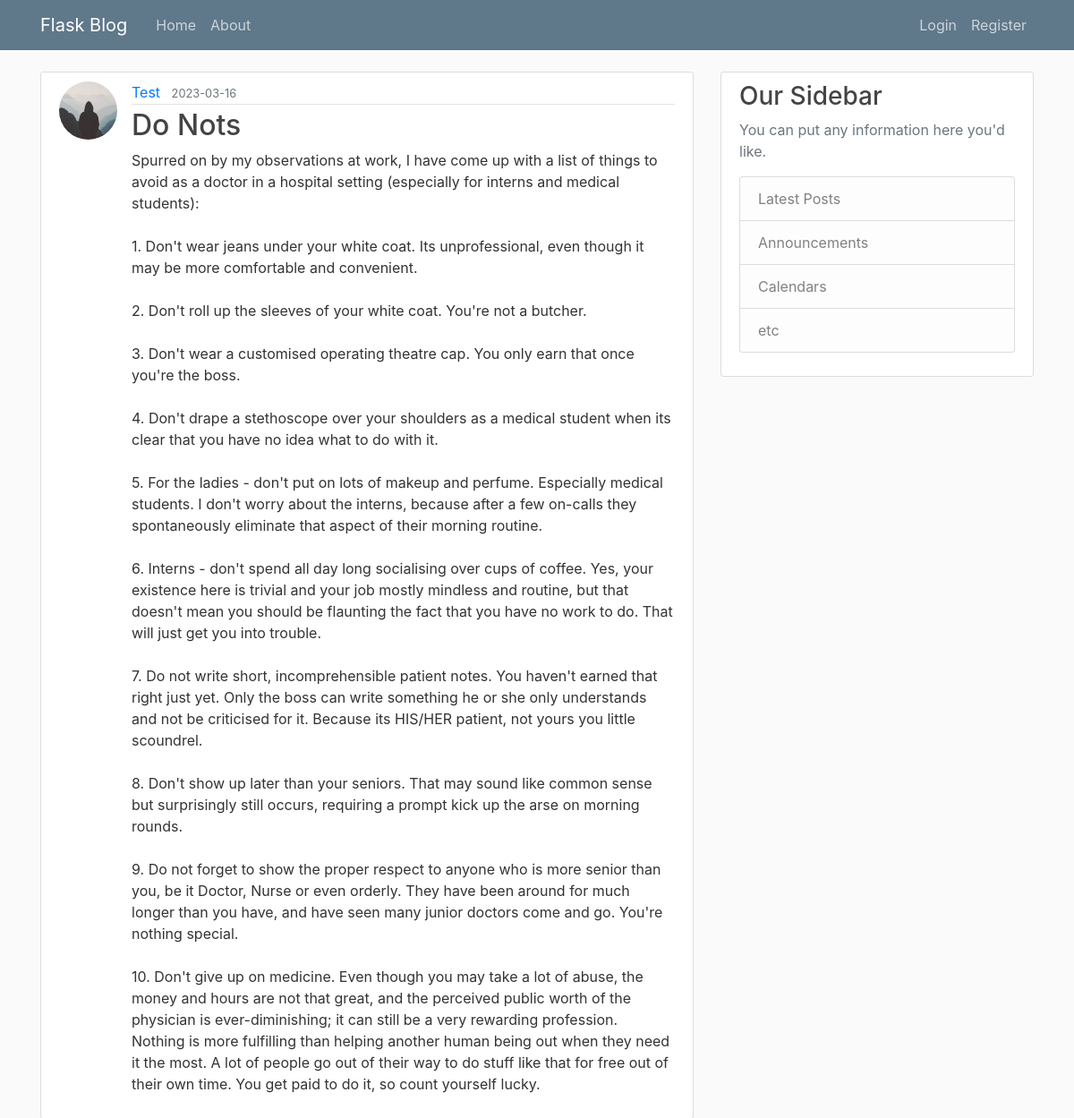
Screenshot of /post/2 with the database file from the repository.
### flaskblog/models.py (models this page shows, shortened)
class User(db.Model, UserMixin):
    id = db.Column(db.Integer, primary_key=True)
    username = db.Column(db.String(20), unique=True, nullable=False)
    email = db.Column(db.String(120), unique=True, nullable=False)
    image_file = db.Column(db.String(20), nullable=False, default='default.jpg')
    password = db.Column(db.String(60), nullable=False)
    posts = db.relationship('Post', backref='author', lazy=True)

class Post(db.Model):
    id = db.Column(db.Integer, primary_key=True)
    title = db.Column(db.String(100), nullable=False)
    date_posted = db.Column(db.DateTime, nullable=False, default=datetime.utcnow)
    content = db.Column(db.Text, nullable=False)
    user_id = db.Column(db.Integer, db.ForeignKey('user.id'), nullable=False)

### flaskblog/posts/routes.py (the view)
@posts.route("/post/<int:post_id>")
def post(post_id):
    post = Post.query.get_or_404(post_id)
    return render_template('post.html', title=post.title, post=post)

### flaskblog/templates/post.html (shortened to what this page needs)
{% extends "layout.html" %}
{% block content %}
  <article class="media content-section">
    <img class="rounded-circle article-img" src="{{ url_for('static', filename='profile_pics/' + post.author.image_file) }}">
    <div class="media-body">
      <div class="article-metadata">
        <a class="mr-2" href="{{ url_for('users.user_posts', username=post.author.username) }}">{{ post.author.username }}</a>
        <small class="text-muted">{{ post.date_posted.strftime('%Y-%m-%d') }}</small>
      </div>
      <h2 class="article-title">{{ post.title }}</h2>
      <p class="article-content">{{ post.content }}</p>
    </div>
  </article>
{% endblock content %}

### flaskblog/static/main.css (style rules this page uses)
body { background: #fafafa; color: #333333; margin-top: 5rem; }
h1, h2, h3, h4, h5, h6 { color: #444444; }
.content-section { background: #ffffff; padding: 10px 20px; border: 1px solid #dddddd; border-radius: 3px; margin-bottom: 20px; }
.article-title { color: #444444; }
.article-content { white-space: pre-line; }
.article-img { height: 65px; width: 65px; margin-right: 16px; }
.article-metadata { padding-bottom: 1px; margin-bottom: 4px; border-bottom: 1px solid #e3e3e3 }

### rows the page displays
User: image_file (placeholder picture), author.username "Test"
Post: date_posted "2023-03-16", title "Do Nots", content "Spurred on by my observations at work, I have come up with a list of things to avoid as a doctor in a hospital setting (especially for interns and medical students): 1. Don't wear jeans under your white coat. Its unprofessional, even though it may be more comfortable and convenient. 2. Don't roll up the sleeves of your white coat. You're not a butcher. 3. Don't wear a customised operating theatre cap. You only earn that once you're the boss. 4. Don't drape a stethoscope over your shoulders as a medical student when its clear that you have no idea what to do with it. 5. For the ladies - don't put on lots of makeup and perfume. Especially medical students. I don't worry about the interns,…"
